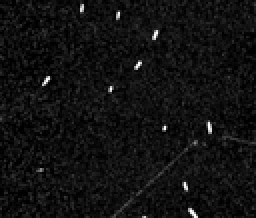
%> input picture test_image.png, 128 x 109 px, shrunk from 411 x 351 before the run (shown 2 times larger)
$ octave CA_CFAR.m   (GNU Octave 9; MATLAB toolbox functions it lacks are replaced by stand-ins)
%> lines starting %> are read from the running program, lines starting %| are printed output that depends on the picture; in (x1, y1, x2, y2) boxes, pixels count from 0 and x2, y2 are one past the last pixel; in counts of white or black regions, pixels touching at a corner belong together; the program's own positions count from 1
%%%%%%%%%%%%%%%%%%%%%%%%%%%%%%%%%%%%%%%%%%%%%%%%%%%%%%%%%%%%%%%%%%%%%%%%%%%
%
% CFAR Detector
% For the detection of ships in SAR images
% Basic version - Cell Averaging
%
% September 2018
% Odysseas Pappas
%
%%%%%%%%%%%%%%%%%%%%%%%%%%%%%%%%%%%%%%%%%%%%%%%%%%%%%%%%%%%%%%%%%%%%%%%%%%%


%%%%
% CLEAN UP
%%%%
clear all;
close all;

%%%%
% INITIALISATIONS
% SET WINDOW SIZE FOR CFAR
%%%%
back_size = 30; % background band size (RADIAL)
guard_size = 10; % guard band size (RADIAL)
PFA = 0.001; % desired Probability of False Alarm
detections = 0; % initialise detection count

%%%%
% READ IMAGE
%%%%
[filename, pathname] = uigetfile({'*.jpg;*.tif;*.png;*.bmp;*.gif;*.tiff','All Image Files';...
    '*.*','All Files' },'Select images', 'MultiSelect', 'off');
%> the answer given: test_image.png
% input image
img = imread([pathname,filename]);
%> img is the input picture: size 109x128 uint8; min 0, max 255, mean 17.3
img = double(img);
%> img: size 109x128 double
%img = im2double(imread([pathname,filename]));
figure, imshow(img, []);
img_ext = wextend(2,'sym',img,back_size); %Normal Extended Image (padded for window operations)
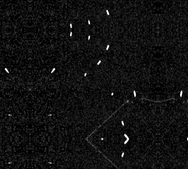
%> img_ext: size 169x188 double; min 0, max 255, mean 16.8
[h, l] = size(img);
%> h = 109; l = 128


%%%%
% APPLY THROUGH IMAGE
% This is here implemented via a loop, could be done more efficiently
% The loop contains a number of CFAR modes, comment in/out as desired
%%%%
for i = 1:h
    for j = 1:l
        ii = i + back_size;
        jj = j + back_size;
        cut = img(i,j); % CUT is Cell Under Test (pixel of interest)
        % form bands
        guardband = img_ext(ii-guard_size:ii+guard_size, jj-guard_size:jj+guard_size);
        background = img_ext(ii-back_size:ii+back_size, jj-back_size:jj+back_size);
        backgroundNAN = background;
        backgroundNAN((back_size-guard_size):(back_size+guard_size), (back_size-guard_size):(back_size+guard_size))=NaN; %Remove CUT and GUARD
        re_back = reshape(backgroundNAN,[(2*back_size+1)*(2*back_size+1),1]); %Reshape into vector for calc
        re_back(isnan(re_back)) = [];

        %%%%
        % CELL AVERAGING CFAR
        % Threshold is a*mean
        %%%%
        mn = nanmean(re_back);
        N = (2*back_size+1)*(2*back_size+1) - (2*guard_size+1)*(2*guard_size+1); %Number of background cells
        a = N*(PFA^(-1/N) - 1);
        TH = a*mn;


       % Apply threshold
        if cut >= TH
            maskimg(i,j) = 1;
            detections = detections + 1;
        else
            maskimg(i,j) = 0;
        end

    end
end
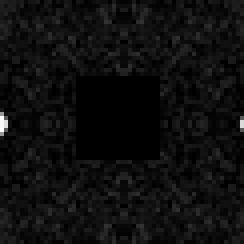
%> backgroundNAN: size 61x61 double (shown 4 times larger); 11.85% of the values are NaN or infinite; the others: min 0, max 255, mean 16.47; drawn with min black, max white, NaN and infinite black
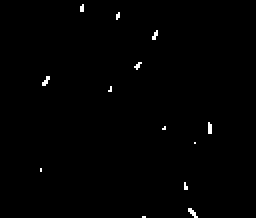
%> maskimg: size 109x128 double (shown 2 times larger); values 0 (black) and 1 (white), 0.59% white in thin lines or dots, all inside (x1, y1, x2, y2) = (20, 2, 106, 109)
%> after the loop, detections = 82; re_back = 3280 values, max 255 at index 30, min 0 at index 25, mean 16.47


figure,imshow(maskimg,[]);
